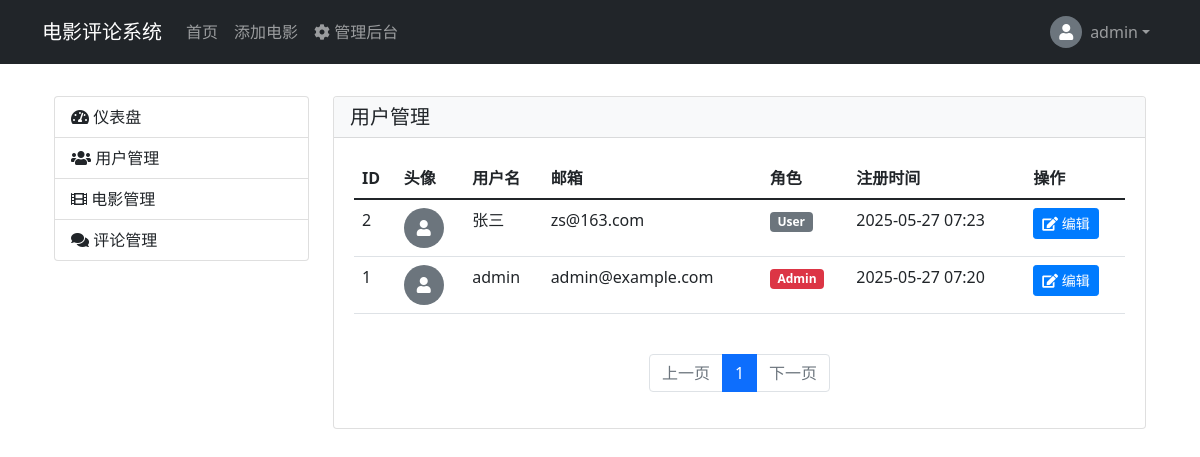
/admin/users (signed in), run on an earlier commit of the app's database.
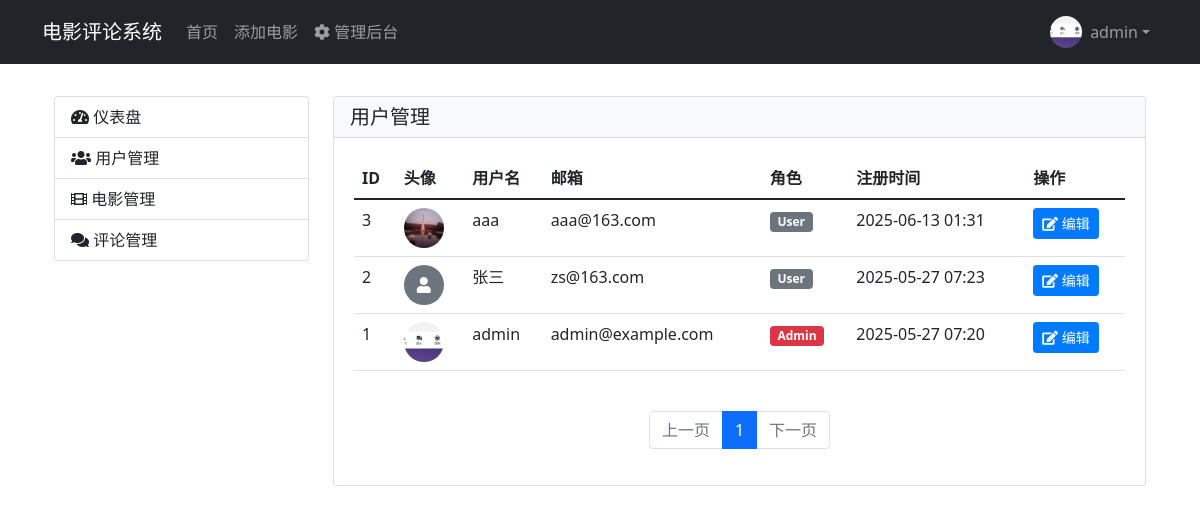
And on a later commit of the database.
### models/user_models.py (models this page shows, shortened)
class User(Base):
    __tablename__ = 'users'
    id = Column(Integer, primary_key=True)
    username = Column(String(80), unique=True, nullable=False)
    email = Column(String(120), unique=True, nullable=False)
    password_hash = Column(String(128))
    avatar = Column(String(255))
    phone = Column(String(20))
    bio = Column(Text)
    created_at = Column(DateTime, default=datetime.utcnow)
    role_id = Column(Integer, ForeignKey('roles.id'))
    role = relationship('Role', back_populates='users')
    reviews = relationship('Review', back_populates='author')

### models/role_models.py (models this page shows, shortened)
class Role(Base):
    __tablename__ = 'roles'
    id = Column(Integer, primary_key=True)
    name = Column(String(64), unique=True)
    default = Column(Boolean, default=False, index=True)
    permissions = Column(Integer)
    users = relationship('User', back_populates='role')

### apps/admin/router.py (the view)
@router.get("/admin/users", name="manage_users")
async def manage_users(request: Request, db: Session = Depends(get_db), current_user=Depends(get_current_user), page: int = Query(1, ge=1)):
    if not current_user or not current_user.can(Permission.ADMIN):
        return RedirectResponse(url="/auth/login", status_code=303)
    per_page = 10
    query = db.query(User).order_by(User.created_at.desc())
    total = query.count()
    users = query.offset((page - 1) * per_page).limit(per_page).all()
    pagination = Pagination(page, per_page, total)
    return templates.TemplateResponse(
        "admin/users.html",
        {
            "request": request,
            "current_user": current_user,
            "users": users,
            "pagination": pagination,
            "Permission": Permission
        }
    )

### templates/admin/users.html
{% extends "admin/dashboard.html" %}
{% block admin_content %}
<div class="card">
    <div class="card-header d-flex justify-content-between align-items-center">
        <h5 class="mb-0">用户管理</h5>
    </div>
    <div class="card-body">
        <div class="table-responsive">
            <table class="table table-hover">
                <thead>
                    <tr>
                        <th>ID</th>
                        <th>头像</th>
                        <th>用户名</th>
                        <th>邮箱</th>
                        <th>角色</th>
                        <th>注册时间</th>
                        <th>操作</th>
                    </tr>
                </thead>
                <tbody>
                    {% for user in users %}
                    <tr>
                        <td>{{ user.id }}</td>
                        <td>
                            {% if user.avatar %}
                            <img src="{{ user.avatar }}" alt="头像" class="rounded-circle" style="width: 40px; height: 40px; object-fit: cover;">
                            {% else %}
                            <div class="rounded-circle bg-secondary d-flex align-items-center justify-content-center" style="width: 40px; height: 40px;">
                                <i class="fas fa-user text-white"></i>
                            </div>
                            {% endif %}
                        </td>
                        <td>{{ user.username }}</td>
                        <td>{{ user.email }}</td>
                        <td>
                            <span class="badge {% if user.role.name == 'Admin' %}bg-danger{% elif user.role.name == 'Editor' %}bg-warning{% else %}bg-secondary{% endif %}">
                                {{ user.role.name }}
                            </span>
                        </td>
                        <td>{{ user.created_at.strftime('%Y-%m-%d %H:%M') }}</td>
                        <td>
                            <a href="{{ request.url_for('edit_user', id=user.id) }}" class="btn btn-sm btn-primary">
                                <i class="fas fa-edit"></i> 编辑
                            </a>
                        </td>
                    </tr>
                    {% endfor %}
                </tbody>
            </table>
        </div>
        {% if pagination %}
        <nav aria-label="Page navigation" class="mt-4">
            <ul class="pagination justify-content-center">
                {% if pagination.has_prev %}
                <li class="page-item">
                    <a class="page-link" href="{{ request.url_for('manage_users', page=pagination.prev_num) }}">上一页</a>
                </li>
                {% else %}
                <li class="page-item disabled">
                    <span class="page-link">上一页</span>
                </li>
                {% endif %}
                {% for page in pagination.iter_pages() %}
                    {% if page %}
                        {% if page != pagination.page %}
                        <li class="page-item">
                            <a class="page-link" href="{{ request.url_for('manage_users', page=page) }}">{{ page }}</a>
                        </li>
                        {% else %}
                        <li class="page-item active">
                            <span class="page-link">{{ page }}</span>
                        </li>
                        {% endif %}
                    {% else %}
                        <li class="page-item disabled">
                            <span class="page-link">...</span>
                        </li>
                    {% endif %}
                {% endfor %}
                {% if pagination.has_next %}
                <li class="page-item">
                    <a class="page-link" href="{{ request.url_for('manage_users', page=pagination.next_num) }}">下一页</a>
                </li>
                {% else %}
                <li class="page-item disabled">
                    <span class="page-link">下一页</span>
                </li>
                {% endif %}
            </ul>
        </nav>
        {% endif %}
    </div>
</div>
{% endblock %}

### templates/base.html (shortened to what this page needs)
<!DOCTYPE html>
<html lang="zh">
<head>
    <link href="https://cdn.jsdelivr.net/npm/bootstrap@5.1.3/dist/css/bootstrap.min.css" rel="stylesheet">
    <link rel="stylesheet" href="https://cdnjs.cloudflare.com/ajax/libs/font-awesome/5.15.4/css/all.min.css">
    <link rel="stylesheet" href="/static/css/style.css">
</head>
<body>
    <nav class="navbar navbar-expand-lg navbar-dark bg-dark">
        <div class="container">
            <a class="navbar-brand" href="/">电影评论系统</a>
            <div class="collapse navbar-collapse" id="navbarNav">
                <ul class="navbar-nav me-auto">
                    <li class="nav-item">
                        <a class="nav-link" href="/">首页</a>
                    </li>
                    {% if current_user and current_user.can(Permission.MOVIE_EDIT) %}
                    <li class="nav-item">
                        <a class="nav-link" href="/movie/add">添加电影</a>
                    </li>
                    {% endif %}
                    {% if current_user and current_user.can(Permission.ADMIN) %}
                    <li class="nav-item">
                        <a class="nav-link" href="/admin/dashboard">
                            <i class="fas fa-cog"></i> 管理后台
                        </a>
                    </li>
                    {% endif %}
                </ul>
                <ul class="navbar-nav">
                    {% if current_user %}
                    <li class="nav-item dropdown">
                        <a class="nav-link dropdown-toggle d-flex align-items-center" href="#" id="userDropdown" role="button"
                           data-bs-toggle="dropdown" aria-expanded="false">
                            {% if current_user.avatar %}
                            <img src="{{ current_user.avatar }}" alt="头像" class="user-avatar rounded-circle me-2">
                            {% else %}
                            <div class="user-avatar-placeholder me-2">
                                <i class="fas fa-user"></i>
                            </div>
                            {% endif %}
                            {{ current_user.username }}
                        </a>
                    </li>
                    {% endif %}
                </ul>
            </div>
        </div>
    </nav>
    <div class="container mt-4">
        {% block content %}{% endblock %}
    </div>
</body>
</html>

What changed in the data, as far as the page shows it:
changed User "admin": avatar: picture added
added User: id "3", avatar (picture), username "aaa", email "aaa@163.com", role.name "User", created_at "2025-06-13 01:31"
